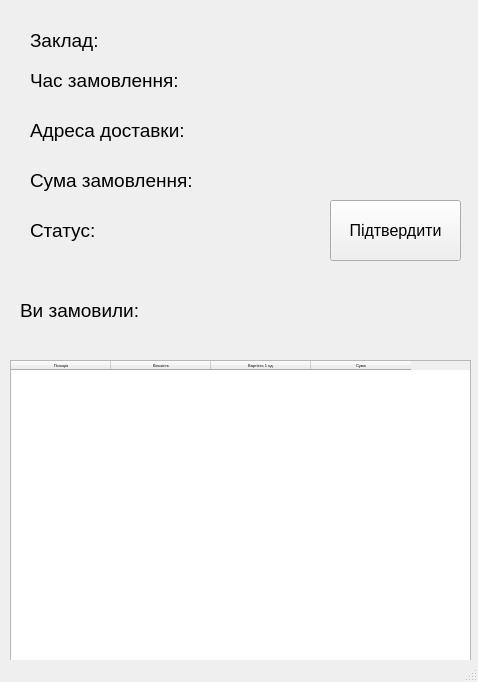
<?xml version="1.0" encoding="UTF-8"?>
<ui version="4.0">
 <class>win_order_details</class>
 <widget class="QMainWindow" name="win_order_details">
  <property name="geometry">
   <rect>
    <x>0</x>
    <y>0</y>
    <width>478</width>
    <height>682</height>
   </rect>
  </property>
  <property name="font">
   <font>
    <pointsize>3</pointsize>
   </font>
  </property>
  <property name="windowTitle">
   <string>Детальна інформація по замовленню</string>
  </property>
  <widget class="QWidget" name="centralwidget">
   <widget class="QTableWidget" name="tableWidget">
    <property name="geometry">
     <rect>
      <x>10</x>
      <y>360</y>
      <width>461</width>
      <height>301</height>
     </rect>
    </property>
    <column>
     <property name="text">
      <string>Позиція</string>
     </property>
    </column>
    <column>
     <property name="text">
      <string>Кількість</string>
     </property>
    </column>
    <column>
     <property name="text">
      <string>Вартість 1 од.</string>
     </property>
    </column>
    <column>
     <property name="text">
      <string>Сума</string>
     </property>
    </column>
   </widget>
   <widget class="QLabel" name="label">
    <property name="geometry">
     <rect>
      <x>30</x>
      <y>20</y>
      <width>91</width>
      <height>41</height>
     </rect>
    </property>
    <property name="font">
     <font>
      <pointsize>14</pointsize>
     </font>
    </property>
    <property name="text">
     <string>Заклад: </string>
    </property>
   </widget>
   <widget class="QLabel" name="label_2">
    <property name="geometry">
     <rect>
      <x>30</x>
      <y>60</y>
      <width>151</width>
      <height>41</height>
     </rect>
    </property>
    <property name="font">
     <font>
      <pointsize>14</pointsize>
     </font>
    </property>
    <property name="text">
     <string>Час замовлення:</string>
    </property>
   </widget>
   <widget class="QLabel" name="label_3">
    <property name="geometry">
     <rect>
      <x>30</x>
      <y>110</y>
      <width>161</width>
      <height>41</height>
     </rect>
    </property>
    <property name="font">
     <font>
      <pointsize>14</pointsize>
     </font>
    </property>
    <property name="text">
     <string>Адреса доставки:</string>
    </property>
   </widget>
   <widget class="QLabel" name="label_4">
    <property name="geometry">
     <rect>
      <x>30</x>
      <y>160</y>
      <width>181</width>
      <height>41</height>
     </rect>
    </property>
    <property name="font">
     <font>
      <pointsize>14</pointsize>
     </font>
    </property>
    <property name="text">
     <string>Сума замовлення:</string>
    </property>
   </widget>
   <widget class="QLabel" name="label_5">
    <property name="geometry">
     <rect>
      <x>30</x>
      <y>210</y>
      <width>91</width>
      <height>41</height>
     </rect>
    </property>
    <property name="font">
     <font>
      <pointsize>14</pointsize>
     </font>
    </property>
    <property name="text">
     <string>Статус:</string>
    </property>
   </widget>
   <widget class="QLabel" name="label_6">
    <property name="geometry">
     <rect>
      <x>20</x>
      <y>290</y>
      <width>121</width>
      <height>41</height>
     </rect>
    </property>
    <property name="font">
     <font>
      <pointsize>14</pointsize>
     </font>
    </property>
    <property name="text">
     <string>Ви замовили:</string>
    </property>
   </widget>
   <widget class="QLabel" name="lb_place">
    <property name="geometry">
     <rect>
      <x>110</x>
      <y>20</y>
      <width>351</width>
      <height>41</height>
     </rect>
    </property>
    <property name="font">
     <font>
      <pointsize>14</pointsize>
     </font>
    </property>
    <property name="text">
     <string/>
    </property>
   </widget>
   <widget class="QLabel" name="lb_time">
    <property name="geometry">
     <rect>
      <x>200</x>
      <y>60</y>
      <width>241</width>
      <height>41</height>
     </rect>
    </property>
    <property name="font">
     <font>
      <pointsize>14</pointsize>
     </font>
    </property>
    <property name="text">
     <string/>
    </property>
   </widget>
   <widget class="QLabel" name="lb_delivery_address">
    <property name="geometry">
     <rect>
      <x>200</x>
      <y>110</y>
      <width>241</width>
      <height>41</height>
     </rect>
    </property>
    <property name="font">
     <font>
      <pointsize>14</pointsize>
     </font>
    </property>
    <property name="text">
     <string/>
    </property>
   </widget>
   <widget class="QLabel" name="lb_address_sum">
    <property name="geometry">
     <rect>
      <x>200</x>
      <y>160</y>
      <width>241</width>
      <height>41</height>
     </rect>
    </property>
    <property name="font">
     <font>
      <pointsize>14</pointsize>
     </font>
    </property>
    <property name="text">
     <string/>
    </property>
   </widget>
   <widget class="QLabel" name="lb_status">
    <property name="geometry">
     <rect>
      <x>110</x>
      <y>210</y>
      <width>191</width>
      <height>41</height>
     </rect>
    </property>
    <property name="font">
     <font>
      <pointsize>14</pointsize>
     </font>
    </property>
    <property name="text">
     <string/>
    </property>
   </widget>
   <widget class="QPushButton" name="btn_confirm">
    <property name="geometry">
     <rect>
      <x>330</x>
      <y>200</y>
      <width>131</width>
      <height>61</height>
     </rect>
    </property>
    <property name="font">
     <font>
      <pointsize>12</pointsize>
     </font>
    </property>
    <property name="text">
     <string>Підтвердити</string>
    </property>
   </widget>
  </widget>
  <widget class="QStatusBar" name="statusbar"/>
 </widget>
 <resources/>
 <connections/>
</ui>
